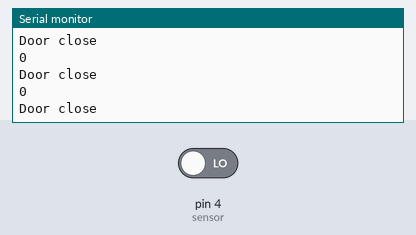
Recording of a sketch running on a simulated Arduino Uno, built with avr-gcc and run on an emulated ATmega328P. On the bench: the last lines printed to the serial monitor. The test bench sets the inputs (shaded band); at power-on: pin 4 (sensor) LOW.

Above: at 1.2 s.
1.3 s: pin 4 (sensor) driven HIGH
At 1.57 s:
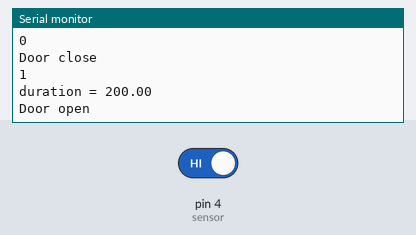
5.9 s: pin 4 (sensor) driven LOW
At 6.18 s:
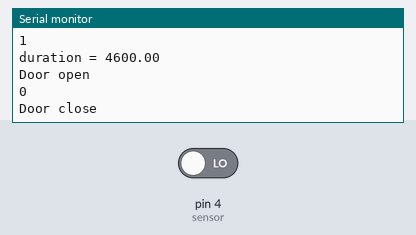
Timing chart, 0 to 8.9 s (numbered marks = the images above; inputs shaded):
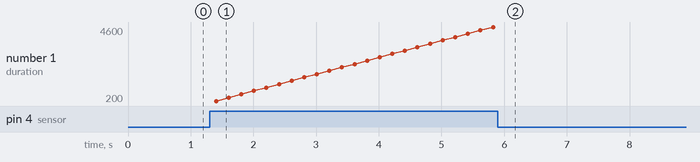

The sketch:

SpeakerTest.ino
```cpp
const int light = 5; //indicator LED pin
const int sensor = 4; //sensor pin
const int buzzer = 3; //speaker pin
const int soundTime = 1000; //length of sound in ms
const int offTime = 1000; //length of silence in ms
const int loopDelay = 200;
int state; //circuit status ON/OFF
float duration = 0; //base value
float beepTrigger = 0.1; //in minutes

//bing bong ding dong

// MAKE SURE DTR is connected properly

void setup()
{
  // put your setup code here, to run once:
    pinMode(sensor, INPUT);
    Serial.begin(9600);
    beepTrigger = beepTrigger * 60000; //converts beepTrigger to ms
}

void loop()
{
    state = digitalRead(sensor); //checks status of sensor
    Serial.println(state); //prints status in serial monitor


    if (state == HIGH) { //HIGH means door is open
      if (duration >= beepTrigger){
        duration = beepTrigger;
      }
      else{
        duration = duration + loopDelay;
      }
      Serial.print("duration = ");
      Serial.println(duration);
      Serial.println("Door open");
    }
    else{
      noTone(buzzer);
      Serial.println("Door close");
      duration = 0;
    }

    if (duration >= beepTrigger){
      tone(buzzer, 400);
      digitalWrite(light, HIGH);
      delay(soundTime);
      noTone(buzzer);
      digitalWrite(light, LOW);
      delay(offTime);
    }


    delay(loopDelay);
}
```

Measured:
- after the input at 1.3 s, the serial monitor: prints a new line after 0.10 s (image 1)
- after the input at 5.9 s, the serial monitor: prints a new line after 0.12 s (image 2)
